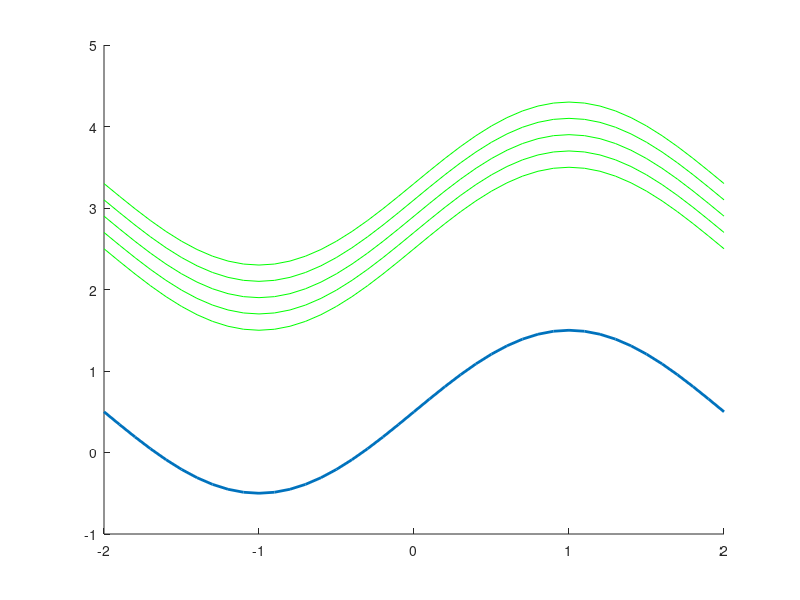

Here is the MATLAB script that generated this plot: (Note: this script raises an error after producing the figure.)
% block train, the network memorizes the target values

clear;
close all;

%% choose parameter

numNeurons = 2;
useToolbox = true;
useMinmaxMapping = false;

%% prepare values

range = -2:0.1:2;
t = sin(pi*range/2)+0.5; % reference curve

% buld curves with offset
sampleRange = 2:0.2:2.8;
t2 = zeros(length(sampleRange), length(t));
for k = 1:length(sampleRange)
    t2(k,:) = t+sampleRange(k);
end

outerData = t+1.5; % create data beyond training data

figure(1)
hold on
    rfData = plot(range, t, 'LineWidth', 2); % reference curve
    coData = plot(range, t2,'g'); % data to convert to reference
hold off

numInputs = size(t2,1);
inputLength = length(t2);

p = t2'; % transpose input values, net input is a entire curve
t = repmat(t', 1, numInputs); % repeat output, for each input curve one output curve, always the same

% change every second reference curve by smalles possible amount
% ind = 2:2:numInputs;
% ind = 1;
% t(:,ind) = t(:,ind) + eps(t(:,ind)); % add smalles possible amount, leads to expected behavior with nn-toolbox

%% train net

if useToolbox
    net = feedforwardnet(numNeurons);
    if ~useMinmaxMapping
        net.inputs{1}.processFcns = {};
        net.outputs{2}.processFcns = {};
    end
    net.trainParam.epochs = 50;
    net = train(net, p, t);
else
    net = nnfw.FeedForward(numNeurons);
    net.configure(p,t);
    net.optim.maxIter = 50;
    net.optim.minmaxMapping = useMinmaxMapping;
    net.optim.abortThreshold = 1e-32;
    net.train(p,t);
end

%% simulate

if useToolbox
    y = net(p);
    yRand = net(rand(inputLength, 1)*2);
    yOuter = net(outerData');
else
    y = net.simulate(p);
    yRand = net.simulate(rand(inputLength, 1)*2);
    yOuter = net.simulate(outerData');
end

%% plot

figure(1)
hold on
    for k = 1:numInputs
        trData = plot(range, y(:, k)', 'r');
    end
    rnData = plot(range, yRand','c');
    ouData = plot(range, yOuter','m');
    legend([rfData, coData(1), trData, rnData, ouData], 'ReferenceData', 'DataToConvert', 'DataConverted', 'RandomData', 'BeyondSpecsData');
hold off